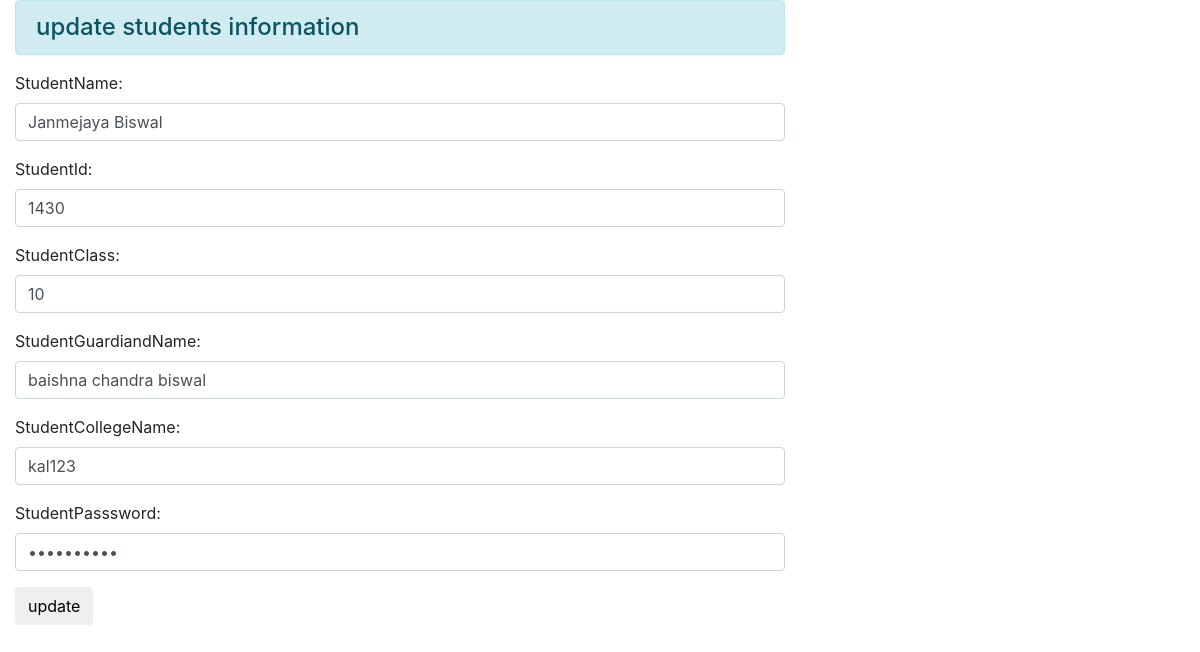
Screenshot of /130/ with the database file from the repository.
### verapp/models.py (models this page shows)
class StudebtRegistration(models.Model):
    studentName=models.CharField(max_length=100)
    studentId=models.IntegerField()
    studentClass=models.IntegerField()
    StudentGuardiandName=models.CharField(max_length=100)
    StudentCollegeName=models.CharField(max_length=100)
    studentPasssword=models.CharField(max_length=100)

### verapp/views.py (the view)
# urls.py: path('<int:id>/',views.edit_data,name='update_'),
def edit_data(request,id):
    if(request.method=='POST'):
        user=StudebtRegistration.objects.get(pk=id)
        stk=StudentRegistration(request.POST,instance=user)
        if (stk.is_valid()):
            stk.save()
    else:
        user=StudebtRegistration.objects.get(pk=id)
        stk=StudentRegistration(instance=user)
    return render(request,'update.html',{'form23':stk})

### verapp/forms.py
class StudentRegistration(forms.ModelForm):
    class Meta:
        model=StudebtRegistration
        fields=['studentName',
        'studentId',
        'studentClass',
        'StudentGuardiandName',
        'StudentCollegeName',
        'studentPasssword']
        widgets={
        'studentName':forms.TextInput(attrs={'class':'form-control'}),
        'studentId':forms.TextInput(attrs={'class':'form-control'}),
        'studentClass':forms.TextInput(attrs={'class':'form-control'}),
        'StudentGuardiandName':forms.TextInput(attrs={'class':'form-control'}),
        'StudentCollegeName':forms.TextInput(attrs={'class':'form-control'}),
        'studentPasssword':forms.PasswordInput(render_value=True,attrs={'class':'form-control'}),
        }

### templates/update.html (shortened to what this page needs)
{% extends 'base.html' %}
    {% block content %}
    <div class="row">
      <div class="col-sm-8" offset-2>
        <h4 class="alert alert-info">update students information</h4>
        <form  action="" method="post">
          {{form23.as_p}}
          <input type="submit" class="btn btn-sucess" value="update">
        </form>
      </div>
    </div>
        {% endblock content %}

### templates/base.html (shortened to what this page needs)
<!DOCTYPE html>
<html lang="en" dir="ltr">
  <head>
    <link rel="stylesheet" href="https://maxcdn.bootstrapcdn.com/bootstrap/4.0.0/css/bootstrap.min.css">
  </head>
  <body>
    <div class="container-fluid">
      {% block content %}
          {% endblock content %}
    </div>
  </body>
</html>

### rows the page displays
StudebtRegistration: studentName "Janmejaya Biswal", studentId "1430", studentClass "10", StudentGuardiandName "baishna chandra biswal", StudentCollegeName "kal123"
